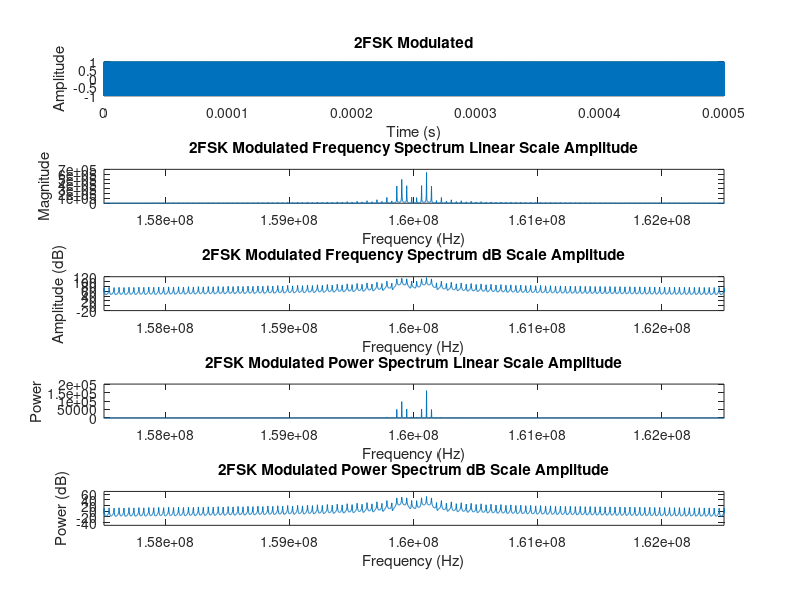
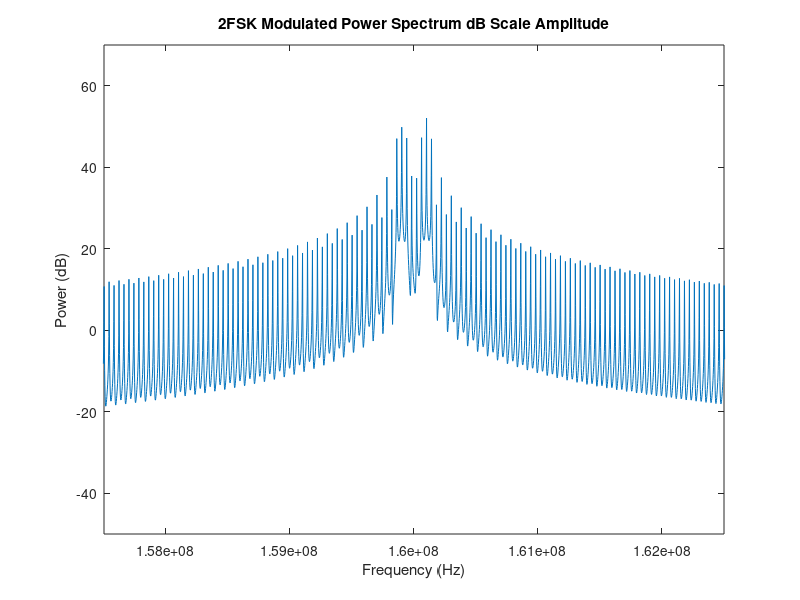
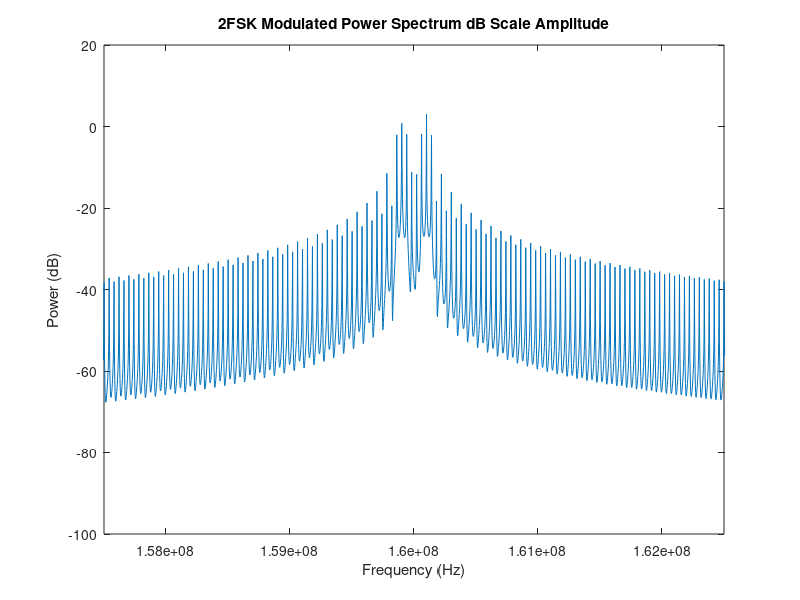

Reproduce these figures in MATLAB, in order. (Note: this script raises an error after producing the figures.)
clear all
fs = 5e9;
fdev=99.5e3;
fc= 160e6;
sampling_freq=80e3;
f1 = fc-fdev;
f2 = fc+fdev;
BW = 5e6;
data = repmat([0 1 ], 1, 20);
%data = randi([0, 1], [1, 10]);
bit_T = 1/sampling_freq;
lim1 = fc-BW/2;
lim2 = fc+BW/2;
%%%%%%%%%%%%%%%%%%%%%%%
%FSK modulation
signal = [];
for i = 1:length(data)
    t_bit = (i-1)*bit_T:1/fs:i*bit_T-1/fs;
    if data(i) == 0
        signal =[signal cos(2*pi*f1*t_bit)];
    else
        signal =[signal cos(2*pi*f2*t_bit)]; 
    end
end
%%%%%%%%%%%%%%%%%%%%%%%
%AWGN
rx_Signal=[];
step1 = (length(signal)/10);
snrdB = -10;
for n1 = step1:step1:length(signal)
    rx_Signal = [rx_Signal awgn(signal(n1-(step1-1):n1),snrdB)];
    snrdB = snrdB + 2;
end 
%signal = rx_Signal;
%%%%%%%%%%%%%%%%%%%%%%%
%FFT
window_length = length(t_bit) * length(data);
average_spectrum= fftshift(abs(fft(signal)));
%
%average_spectrum = 10^(3/20)/max(average_spectrum)*average_spectrum;
%
%%%%%%%%%%%%%%%%%%%%%%%
%Plottings
frequencies = linspace(-fs/2, fs/2, window_length);
figure;
subplot(5,1,1);
plot(0:1/fs:(length(signal)-1)/fs, signal);
title('2FSK Modulated');
xlabel('Time (s)');
ylabel('Amplitude');
subplot(5,1,2);
plot(frequencies, average_spectrum);
%plot(frequencies, 10^(3/20)/max(average_spectrum)*average_spectrum);
title('2FSK Modulated Frequency Spectrum Linear Scale Amplitude');
xlabel('Frequency (Hz)');
ylabel('Magnitude');
xlim([lim1 lim2]);
%ylim([-30 1000]);



dbamplitudespectrum = 20*log10(average_spectrum);
%dbamplitudespectrum = 20*log10(10^(3/20)/max(average_spectrum)*average_spectrum);
subplot(5,1,3);
plot(frequencies, dbamplitudespectrum);
title('2FSK Modulated Frequency Spectrum dB Scale Amplitude');
xlabel('Frequency (Hz)');
ylabel('Amplitude (dB)');
xlim([lim1 lim2]);
%ylim([-30 100]);



powerspectrum = (average_spectrum.^2) / window_length;
subplot(5,1,4);
plot(frequencies, powerspectrum);
%plot(frequencies,  10^(3/10)/max(powerspectrum)*powerspectrum);
title('2FSK Modulated Power Spectrum Linear Scale Amplitude');
xlabel('Frequency (Hz)');
ylabel('Power');
xlim([lim1 lim2]);
%ylim([-30 1000]);



dbpowerspectrum = 10*log10(powerspectrum);
%dbpowerspectrum = 10*log10(10^(3/10)/max(powerspectrum)*powerspectrum);
subplot(5,1,5);
plot(frequencies, dbpowerspectrum);
title('2FSK Modulated Power Spectrum dB Scale Amplitude');
xlabel('Frequency (Hz)');
ylabel('Power (dB)');
xlim([lim1 lim2]);
ylim([-50 70]);

figure;
plot(frequencies, dbpowerspectrum);
title('2FSK Modulated Power Spectrum dB Scale Amplitude');
xlabel('Frequency (Hz)');
ylabel('Power (dB)');
xlim([lim1 lim2]);
ylim([-50 70]);



dbpowerspectrum_ = 10*log10(10^(3/10)/max(powerspectrum)*powerspectrum);
figure;
plot(frequencies, dbpowerspectrum_);
title('2FSK Modulated Power Spectrum dB Scale Amplitude');
xlabel('Frequency (Hz)');
ylabel('Power (dB)');
xlim([lim1 lim2]);
ylim([-100 20]);
%%%%%%%%%%%%%%%%%%%%%%%
%FSK demodulation
% fc, fdev, fs, sampling_freq
symbol_step = fs/sampling_freq;
f1_filtered_fsk = bandpass(signal,[fc-fdev-fdev/2,fc-fdev+fdev/2],fs);
f2_filtered_fsk = bandpass(signal,[fc+fdev-fdev/2,fc+fdev+fdev/2],fs);
demodulated_data=[];
for symbol = 1:symbol_step:length(signal)
    p1 = f1_filtered_fsk(symbol:symbol+symbol_step-1);
    p2 = f2_filtered_fsk(symbol:symbol+symbol_step-1);
    p1_envelope = abs(hilbert(p1));
    p2_envelope = abs(hilbert(p2));
    if(sum(p1_envelope) > sum(p2_envelope))
        demodulated_data=[demodulated_data,0];
    else
        demodulated_data=[demodulated_data,1];
    end
end
if(data==demodulated_data)
    disp('data==demodulated_data')
end







